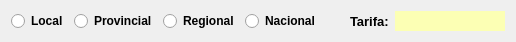
         <widget class="QWidget" name="layoutWidget">
          <property name="geometry">
           <rect>
            <x>112</x>
            <y>169</y>
            <width>491</width>
            <height>22</height>
           </rect>
          </property>
          <layout class="QGridLayout" name="gridLayout_6">
           <item row="0" column="0">
            <widget class="QRadioButton" name="rbtLocal">
             <property name="font">
              <font>
               <weight>75</weight>
               <bold>true</bold>
              </font>
             </property>
             <property name="text">
              <string>Local</string>
             </property>
             <attribute name="buttonGroup">
              <string notr="true">btnTipoRuta</string>
             </attribute>
            </widget>
           </item>
           <item row="0" column="1">
            <widget class="QRadioButton" name="rbtProvincial">
             <property name="font">
              <font>
               <weight>75</weight>
               <bold>true</bold>
              </font>
             </property>
             <property name="text">
              <string>Provincial</string>
             </property>
             <attribute name="buttonGroup">
              <string notr="true">btnTipoRuta</string>
             </attribute>
            </widget>
           </item>
           <item row="0" column="2">
            <widget class="QRadioButton" name="rbtRegional">
             <property name="font">
              <font>
               <weight>75</weight>
               <bold>true</bold>
              </font>
             </property>
             <property name="text">
              <string>Regional</string>
             </property>
             <attribute name="buttonGroup">
              <string notr="true">btnTipoRuta</string>
             </attribute>
            </widget>
           </item>
           <item row="0" column="3">
            <widget class="QRadioButton" name="rbtNacional">
             <property name="font">
              <font>
               <weight>75</weight>
               <bold>true</bold>
              </font>
             </property>
             <property name="text">
              <string>Nacional</string>
             </property>
             <attribute name="buttonGroup">
              <string notr="true">btnTipoRuta</string>
             </attribute>
            </widget>
           </item>
           <item row="0" column="4">
            <spacer name="horizontalSpacer_10">
             <property name="orientation">
              <enum>Qt::Horizontal</enum>
             </property>
             <property name="sizeType">
              <enum>QSizePolicy::Fixed</enum>
             </property>
             <property name="sizeHint" stdset="0">
              <size>
               <width>24</width>
               <height>20</height>
              </size>
             </property>
            </spacer>
           </item>
           <item row="0" column="5">
            <widget class="QLabel" name="lblTarifa">
             <property name="font">
              <font>
               <pointsize>10</pointsize>
               <weight>75</weight>
               <bold>true</bold>
              </font>
             </property>
             <property name="text">
              <string>Tarifa:</string>
             </property>
            </widget>
           </item>
           <item row="0" column="6">
            <widget class="QLabel" name="lblPrecio">
             <property name="minimumSize">
              <size>
               <width>110</width>
               <height>0</height>
              </size>
             </property>
             <property name="palette">
              <palette>
               <active>
                <colorrole role="WindowText">
                 <brush brushstyle="SolidPattern">
                  <color alpha="255">
                   <red>0</red>
                   <green>0</green>
                   <blue>0</blue>
                  </color>
                 </brush>
                </colorrole>
                <colorrole role="Button">
                 <brush brushstyle="SolidPattern">
                  <color alpha="255">
                   <red>252</red>
                   <green>255</green>
                   <blue>180</blue>
                  </color>
                 </brush>
                </colorrole>
                <colorrole role="Light">
                 <brush brushstyle="SolidPattern">
                  <color alpha="255">
                   <red>255</red>
                   <green>253</green>
                   <blue>174</blue>
                  </color>
                 </brush>
                </colorrole>
                <colorrole role="Midlight">
                 <brush brushstyle="SolidPattern">
                  <color alpha="255">
                   <red>255</red>
                   <green>255</green>
                   <blue>227</blue>
                  </color>
                 </brush>
                </colorrole>
                <colorrole role="Dark">
                 <brush brushstyle="SolidPattern">
                  <color alpha="255">
                   <red>127</red>
                   <green>127</green>
                   <blue>99</blue>
                  </color>
                 </brush>
                </colorrole>
                <colorrole role="Mid">
                 <brush brushstyle="SolidPattern">
                  <color alpha="255">
                   <red>170</red>
                   <green>170</green>
                   <blue>133</blue>
                  </color>
                 </brush>
                </colorrole>
                <colorrole role="Text">
                 <brush brushstyle="SolidPattern">
                  <color alpha="255">
                   <red>0</red>
                   <green>0</green>
                   <blue>0</blue>
                  </color>
                 </brush>
                </colorrole>
                <colorrole role="BrightText">
                 <brush brushstyle="SolidPattern">
                  <color alpha="255">
                   <red>255</red>
                   <green>255</green>
                   <blue>255</blue>
                  </color>
                 </brush>
                </colorrole>
                <colorrole role="ButtonText">
                 <brush brushstyle="SolidPattern">
                  <color alpha="255">
                   <red>0</red>
                   <green>0</green>
                   <blue>0</blue>
                  </color>
                 </brush>
                </colorrole>
                <colorrole role="Base">
                 <brush brushstyle="SolidPattern">
                  <color alpha="255">
                   <red>252</red>
                   <green>255</green>
                   <blue>180</blue>
                  </color>
                 </brush>
                </colorrole>
                <colorrole role="Window">
                 <brush brushstyle="SolidPattern">
                  <color alpha="255">
                   <red>252</red>
                   <green>255</green>
                   <blue>180</blue>
                  </color>
                 </brush>
                </colorrole>
                <colorrole role="Shadow">
                 <brush brushstyle="SolidPattern">
                  <color alpha="255">
                   <red>0</red>
                   <green>0</green>
                   <blue>0</blue>
                  </color>
                 </brush>
                </colorrole>
                <colorrole role="AlternateBase">
                 <brush brushstyle="SolidPattern">
                  <color alpha="255">
                   <red>255</red>
                   <green>255</green>
                   <blue>227</blue>
                  </color>
                 </brush>
                </colorrole>
                <colorrole role="ToolTipBase">
                 <brush brushstyle="SolidPattern">
                  <color alpha="255">
                   <red>255</red>
                   <green>255</green>
                   <blue>220</blue>
                  </color>
                 </brush>
                </colorrole>
                <colorrole role="ToolTipText">
                 <brush brushstyle="SolidPattern">
                  <color alpha="255">
                   <red>0</red>
                   <green>0</green>
                   <blue>0</blue>
                  </color>
                 </brush>
                </colorrole>
               </active>
               <inactive>
                <colorrole role="WindowText">
                 <brush brushstyle="SolidPattern">
                  <color alpha="255">
                   <red>0</red>
                   <green>0</green>
                   <blue>0</blue>
                  </color>
                 </brush>
                </colorrole>
                <colorrole role="Button">
                 <brush brushstyle="SolidPattern">
                  <color alpha="255">
                   <red>252</red>
                   <green>255</green>
                   <blue>180</blue>
                  </color>
                 </brush>
                </colorrole>
                <colorrole role="Light">
                 <brush brushstyle="SolidPattern">
                  <color alpha="255">
                   <red>255</red>
                   <green>253</green>
                   <blue>174</blue>
                  </color>
                 </brush>
                </colorrole>
                <colorrole role="Midlight">
                 <brush brushstyle="SolidPattern">
                  <color alpha="255">
                   <red>255</red>
                   <green>255</green>
                   <blue>227</blue>
                  </color>
                 </brush>
                </colorrole>
                <colorrole role="Dark">
                 <brush brushstyle="SolidPattern">
                  <color alpha="255">
                   <red>127</red>
                   <green>127</green>
                   <blue>99</blue>
                  </color>
                 </brush>
                </colorrole>
                <colorrole role="Mid">
                 <brush brushstyle="SolidPattern">
                  <color alpha="255">
                   <red>170</red>
                   <green>170</green>
                   <blue>133</blue>
                  </color>
                 </brush>
                </colorrole>
                <colorrole role="Text">
                 <brush brushstyle="SolidPattern">
                  <color alpha="255">
                   <red>0</red>
                   <green>0</green>
                   <blue>0</blue>
                  </color>
                 </brush>
                </colorrole>
                <colorrole role="BrightText">
                 <brush brushstyle="SolidPattern">
                  <color alpha="255">
                   <red>255</red>
                   <green>255</green>
                   <blue>255</blue>
                  </color>
                 </brush>
                </colorrole>
                <colorrole role="ButtonText">
                 <brush brushstyle="SolidPattern">
                  <color alpha="255">
                   <red>0</red>
                   <green>0</green>
                   <blue>0</blue>
                  </color>
                 </brush>
                </colorrole>
                <colorrole role="Base">
                 <brush brushstyle="SolidPattern">
                  <color alpha="255">
                   <red>252</red>
                   <green>255</green>
                   <blue>180</blue>
                  </color>
                 </brush>
                </colorrole>
                <colorrole role="Window">
                 <brush brushstyle="SolidPattern">
                  <color alpha="255">
                   <red>252</red>
                   <green>255</green>
                   <blue>180</blue>
                  </color>
                 </brush>
                </colorrole>
                <colorrole role="Shadow">
                 <brush brushstyle="SolidPattern">
                  <color alpha="255">
                   <red>0</red>
                   <green>0</green>
                   <blue>0</blue>
                  </color>
                 </brush>
                </colorrole>
                <colorrole role="AlternateBase">
                 <brush brushstyle="SolidPattern">
                  <color alpha="255">
                   <red>255</red>
                   <green>255</green>
                   <blue>227</blue>
                  </color>
                 </brush>
                </colorrole>
                <colorrole role="ToolTipBase">
                 <brush brushstyle="SolidPattern">
                  <color alpha="255">
                   <red>255</red>
                   <green>255</green>
                   <blue>220</blue>
                  </color>
                 </brush>
                </colorrole>
                <colorrole role="ToolTipText">
                 <brush brushstyle="SolidPattern">
                  <color alpha="255">
                   <red>0</red>
                   <green>0</green>
                   <blue>0</blue>
                  </color>
                 </brush>
                </colorrole>
               </inactive>
               <disabled>
                <colorrole role="WindowText">
                 <brush brushstyle="SolidPattern">
                  <color alpha="255">
                   <red>127</red>
                   <green>127</green>
                   <blue>99</blue>
                  </color>
                 </brush>
                </colorrole>
                <colorrole role="Button">
                 <brush brushstyle="SolidPattern">
                  <color alpha="255">
                   <red>252</red>
                   <green>255</green>
                   <blue>180</blue>
                  </color>
                 </brush>
                </colorrole>
                <colorrole role="Light">
                 <brush brushstyle="SolidPattern">
                  <color alpha="255">
                   <red>255</red>
                   <green>253</green>
                   <blue>174</blue>
                  </color>
                 </brush>
                </colorrole>
                <colorrole role="Midlight">
                 <brush brushstyle="SolidPattern">
                  <color alpha="255">
                   <red>255</red>
                   <green>255</green>
                   <blue>227</blue>
                  </color>
                 </brush>
                </colorrole>
                <colorrole role="Dark">
                 <brush brushstyle="SolidPattern">
                  <color alpha="255">
                   <red>127</red>
                   <green>127</green>
                   <blue>99</blue>
                  </color>
                 </brush>
                </colorrole>
                <colorrole role="Mid">
                 <brush brushstyle="SolidPattern">
                  <color alpha="255">
                   <red>170</red>
                   <green>170</green>
                   <blue>133</blue>
                  </color>
                 </brush>
                </colorrole>
                <colorrole role="Text">
                 <brush brushstyle="SolidPattern">
                  <color alpha="255">
                   <red>127</red>
                   <green>127</green>
                   <blue>99</blue>
                  </color>
                 </brush>
                </colorrole>
                <colorrole role="BrightText">
                 <brush brushstyle="SolidPattern">
                  <color alpha="255">
                   <red>255</red>
                   <green>255</green>
                   <blue>255</blue>
                  </color>
                 </brush>
                </colorrole>
                <colorrole role="ButtonText">
                 <brush brushstyle="SolidPattern">
                  <color alpha="255">
                   <red>127</red>
                   <green>127</green>
                   <blue>99</blue>
                  </color>
                 </brush>
                </colorrole>
                <colorrole role="Base">
                 <brush brushstyle="SolidPattern">
                  <color alpha="255">
                   <red>252</red>
                   <green>255</green>
                   <blue>180</blue>
                  </color>
                 </brush>
                </colorrole>
                <colorrole role="Window">
                 <brush brushstyle="SolidPattern">
                  <color alpha="255">
                   <red>252</red>
                   <green>255</green>
                   <blue>180</blue>
                  </color>
                 </brush>
                </colorrole>
                <colorrole role="Shadow">
                 <brush brushstyle="SolidPattern">
                  <color alpha="255">
                   <red>0</red>
                   <green>0</green>
                   <blue>0</blue>
                  </color>
                 </brush>
                </colorrole>
                <colorrole role="AlternateBase">
                 <brush brushstyle="SolidPattern">
                  <color alpha="255">
                   <red>255</red>
                   <green>255</green>
                   <blue>199</blue>
                  </color>
                 </brush>
                </colorrole>
                <colorrole role="ToolTipBase">
                 <brush brushstyle="SolidPattern">
                  <color alpha="255">
                   <red>255</red>
                   <green>255</green>
                   <blue>220</blue>
                  </color>
                 </brush>
                </colorrole>
                <colorrole role="ToolTipText">
                 <brush brushstyle="SolidPattern">
                  <color alpha="255">
                   <red>0</red>
                   <green>0</green>
                   <blue>0</blue>
                  </color>
                 </brush>
                </colorrole>
               </disabled>
              </palette>
             </property>
             <property name="autoFillBackground">
              <bool>false</bool>
             </property>
             <property name="styleSheet">
              <string notr="true">background-color: rgb(252, 255, 180);</string>
             </property>
             <property name="text">
              <string/>
             </property>
             <property name="alignment">
              <set>Qt::AlignRight|Qt::AlignTrailing|Qt::AlignVCenter</set>
             </property>
            </widget>
           </item>
          </layout>
         </widget>
